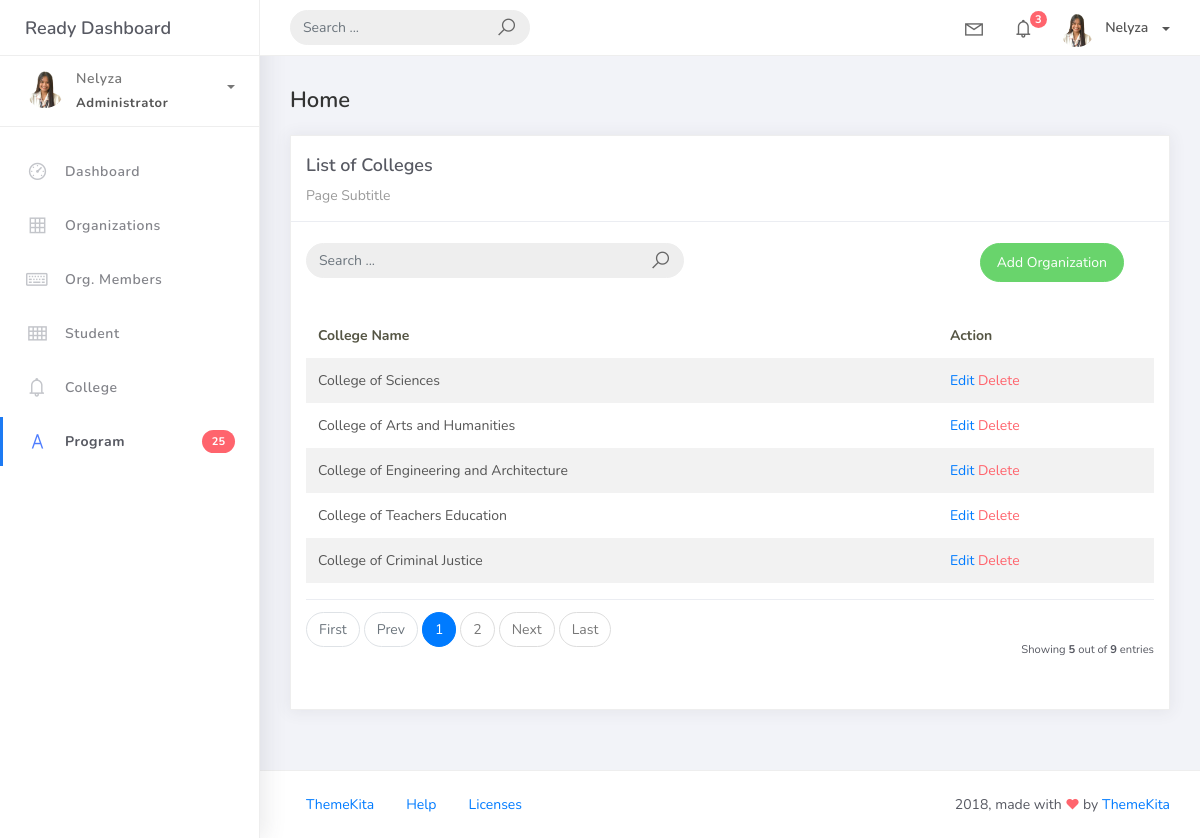
Screenshot of /college_list/ with the database file from the repository.
### studentorg/models.py (models this page shows, shortened)
class BaseModel(models.Model):
    created_at = models.DateTimeField(auto_now_add=True, db_index=True)
    updated_at = models.DateTimeField(auto_now=True)
    class Meta:
        abstract = True

class College(BaseModel):
    college_name = models.CharField(max_length=150)

### studentorg/views.py (the view)
# urls.py: path('college_list/', CollegeListView.as_view(), name='college-list'),
class CollegeListView(ListView):
    model = College
    context_object_name = 'college'
    template_name = 'college_list.html'
    paginate_by = 5
    def get_queryset(self, *args, **kwargs):
        qs = super().get_queryset(*args, **kwargs)
        query = self.request.GET.get('q')
        if query:
            qs = qs.filter(
                Q(college_name__icontains=query)  # Look for college name
            )
        return qs

### templates/college_list.html (shortened to what this page needs)
{% extends 'base.html' %} {% load static %} {% block content %}
<div class="content">
  <div class="container-fluid">
    <h4 class="page-title">Home</h4>
     <div class="row">
      <div class="col-md-12">
        <div class="card">
         <div class="card-header">
           <div class="card-title">List of Colleges</div>
           <div class="card-category">Page Subtitle</div>
        </div>
        <div class="col-md-12 row">
        <div class="col-md-6">
        <form class="navbar-left navbar-form nav-search mr-md-3" action="{% url 'college-list'%}">
            <div class="input-group">
                <input type="text" placeholder="Search ..." class="form-control" name="q" />
                <div class="input-group-append">
                <span class="input-group-text">
                    <i class="la la-search search-icon"></i>
                </span>
                </div>
            </div>
        </form>
        </div>
        <div class="col-md-6">
        <div class="pull-right"> <a href="{% url 'college-add' %}" class="btn btn-success btn-rounded">Add Organization</a></div>
        </div>
        </div>
        <div class="card-body">
        <table class="table table-striped mt-3">
        <thead>
            <tr>
              <th scope="col">College Name</th>
              <th scope="col">Action</th>
            </tr>
            </thead>
            <tbody>
              {% for object in object_list %}
              <tr>
                <td>{{ object.college_name}}</td>
                <td>
                  <a href="{% url 'college-update' object.id %}">Edit</a>
                  <a href="{% url 'college-delete' object.id %}" class="text-danger">Delete</a>
              </td>
              {% empty%}
              <tr>
                <td colspan="4" style="text-align: center">
                <p class="text-sm font-weight-bold mb-0">No Records Found.</p>
                </td>
            </tr>
              {% endfor %}
              </tbody>
            </table>
            {% include 'includes/pagination.html' %}
           </div>
          </div>
        </div>
      </div>
    </div>
</div>
{% endblock %}

### rows the page displays
College: college_name "College of Sciences"
College: college_name "College of Arts and Humanities"
College: college_name "College of Engineering and Architecture"
College: college_name "College of Teachers Education"
College: college_name "College of Criminal Justice"

### other values shown
{{ page_num }} "1"
{{ page_num }} "2"
{{ object_list.count }} "5"
{{ paginator.count }} "9"
